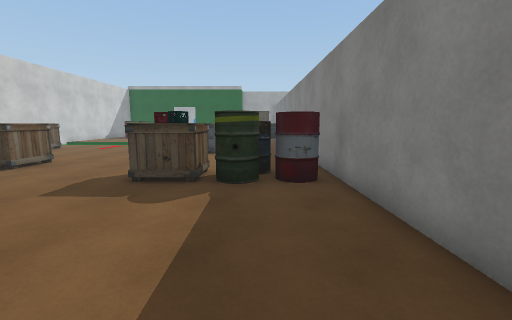
[1] (above)

16 first-person views from a walk through a Unity game level. The camera is 1.4 m above the floor, tilts 8° down and sees 90° across. The floor is counted in squares, 1 m on a side. Each view is taken from the middle of a square. On the plan, view 1 faces up. The plan holds only what a view shows up to about 13 squares ahead; the rest is blank. The place goes on beyond the plan. The player is left out. Some surface patterns are stand-ins.

[2]
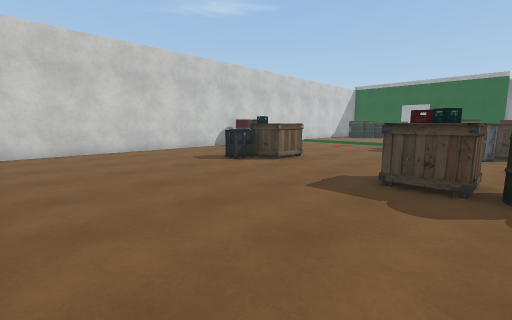

[3]
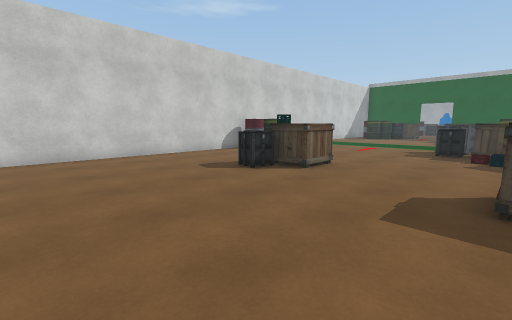

[4]
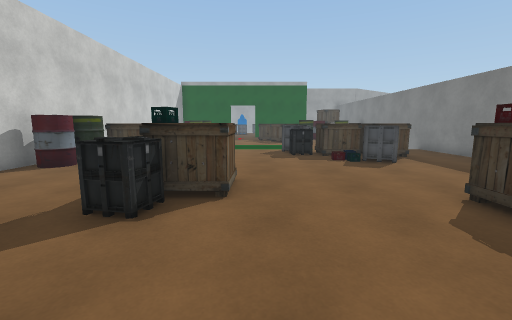

[5]
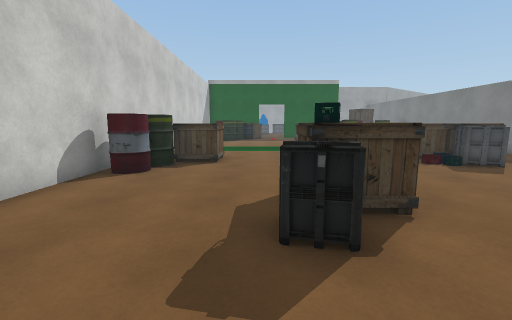

[6]
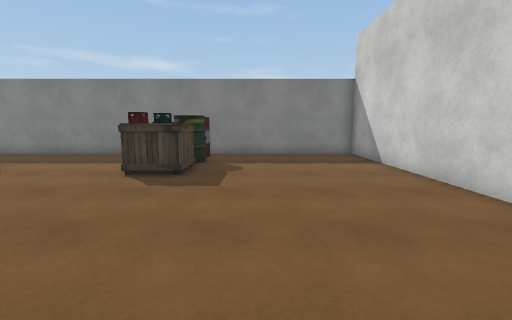

[7]
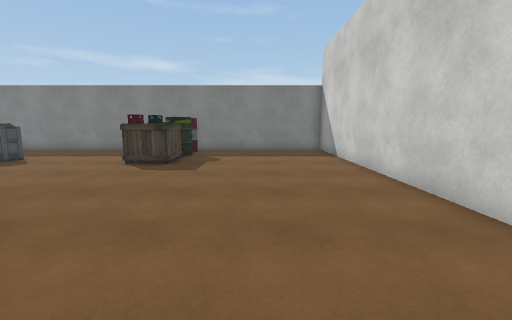

[8]
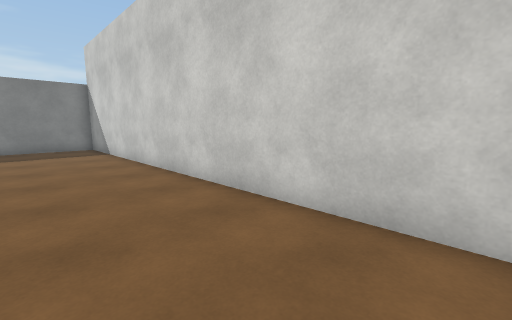

[9]
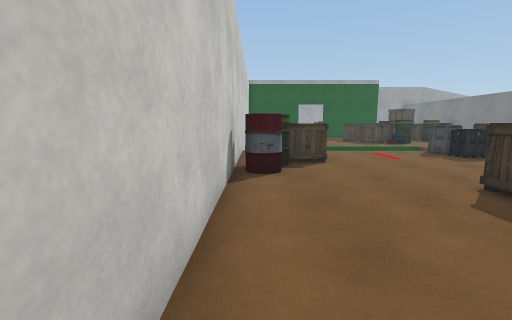

[10]
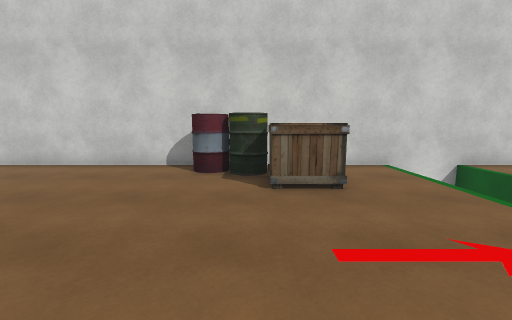

[11]
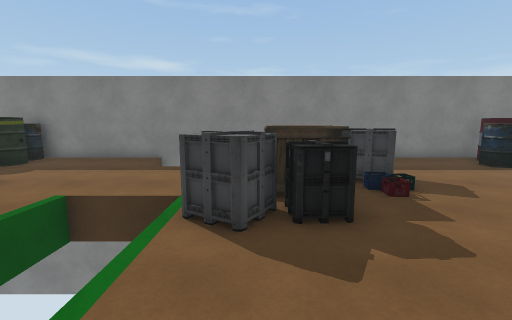

[12]
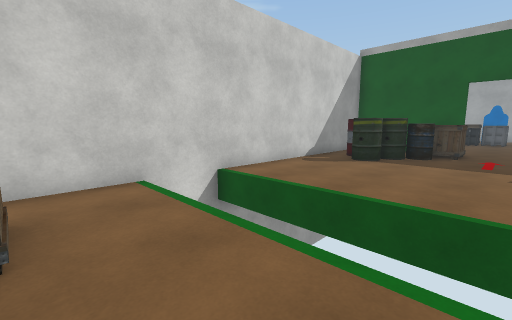

[13]
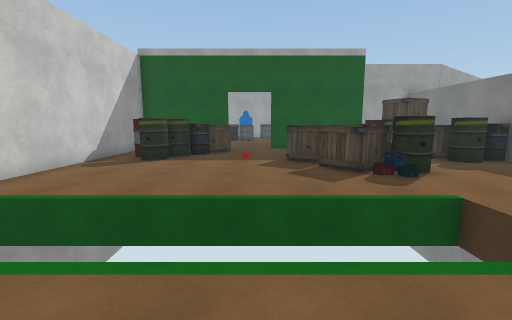

[14]
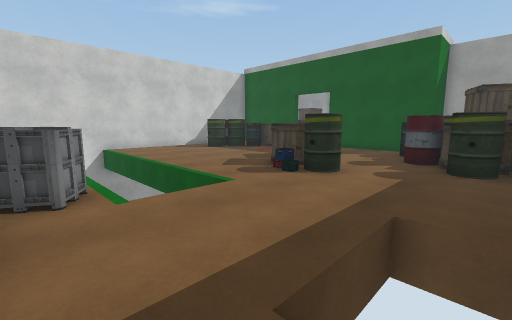

[15]
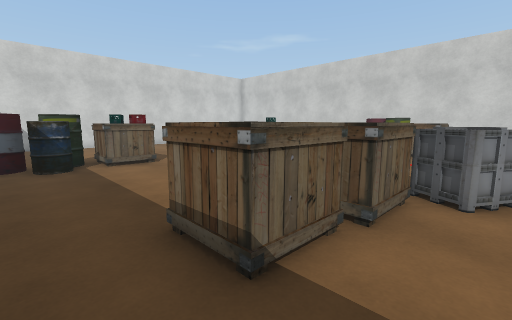

[16]
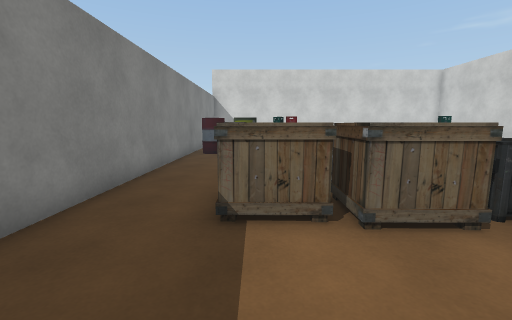

### Floor plan
Points are (right, up) in squares from view 1. A wall is a line through its corners. A room is listed if a view was taken in it or the views show most of it. See-through windows are left out.
Room 1 (views 1, 2, 3, 4, 5, 6, 7, 8, 9, 10, 11, 12, 13, 14, 15)
walls: (-14.1, -0.6) (2.2, -0.6) (2.2, 18.9); (-14.7, 19.1) (-14.7, -0.1)
ways out: opening at (-2, 18) to room 2
objects: barrel (-14, 11) to (-13, 12); barrel (-14, 13) to (-13, 13); crate (-13, 14) to (-12, 15); crate (-9, 7) to (-9, 8); crate (-9, 8) to (-8, 9); crate (-5, 15) to (-4, 15); crate (-5, 16) to (-4, 17); crate (-4, 14) to (-3, 16); crate (-3, 6) to (-2, 7); crate (-3, 12) to (-2, 14); crate (-2, 14) to (-1, 15); barrel (-1, 6) to (0, 7); barrel (0, 7) to (0, 8); barrel (1, 6) to (1, 7)
Room 2 (view 16)
walls: (-14.7, 28.1) (-14.7, 19.1); (2.2, 18.9) (2.2, 26.4)
ways out: opening at (-2, 18) to room 1
objects: barrel (-13, 26) to (-13, 27); barrel (-12, 25) to (-12, 26); barrel (-12, 27) to (-11, 27); barrel (-11, 28) to (-10, 28); crate (-11, 29) to (-10, 30); crate (-7, 25) to (-6, 25); crate (-6, 23) to (-4, 24); other object (-4, 22); barrel (-4, 23) to (-3, 23); barrel (-2, 26) to (-1, 27); barrel (-2, 28) to (-2, 29); barrel (-1, 28) to (0, 29); barrel (0, 25) to (0, 26); crate (0, 27) to (1, 27); crate (0, 29) to (1, 29); barrel (1, 25) to (2, 26)

Positions as (right, up) in squares from view 1, and headings:
1: (0, 0), facing up
2: (-1, 0), facing up-left
3: (-3, 1), facing up-left
4: (-7, 3), facing up
5: (-10, 4), facing up
6: (-10, 4), facing right
7: (-12, 3), facing right
8: (-14, 3), facing down-right
9: (-14, 4), facing up
10: (-6, 13), facing left
11: (-9, 16), facing right
12: (-8, 15), facing up-left
13: (-8, 15), facing up
14: (1, 16), facing up-left
15: (1, 17), facing down-left
16: (-1, 19), facing down
